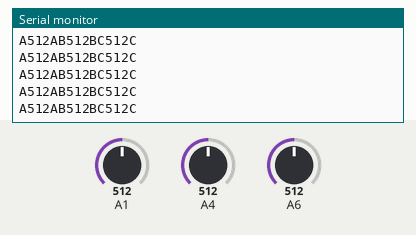
Recording of a sketch running on a simulated Arduino Nano, built with avr-gcc and run on an emulated ATmega328P. On the bench: the last lines printed to the serial monitor. The inputs (shaded band) are chosen by the test bench; at power-on: A4 = 512, A6 = 512, A1 = 512.

Above: at 2.7 s.
2.8 s: A4 set to 107
At 2.86 s:
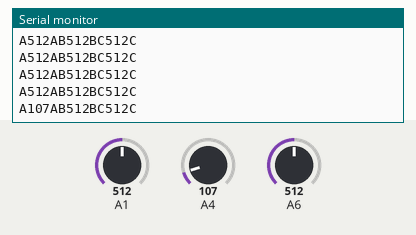
4.3 s: A4 set to 89
At 4.34 s:
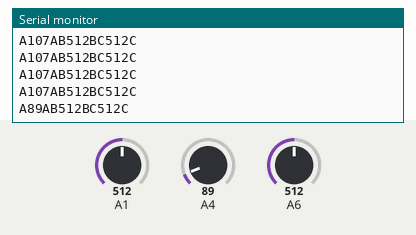
5.8 s: A6 set to 104
At 5.81 s:
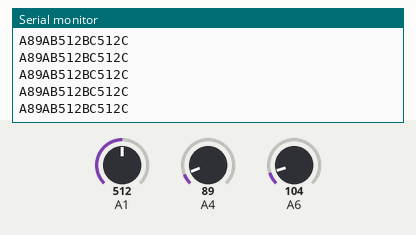
8.8 s: A6 set to 88
At 8.81 s:
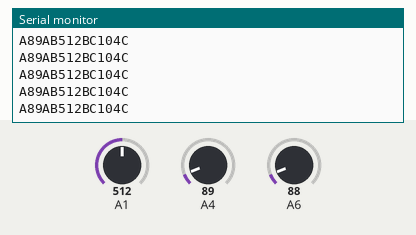
11.8 s: A6 set to 11
At 11.81 s:
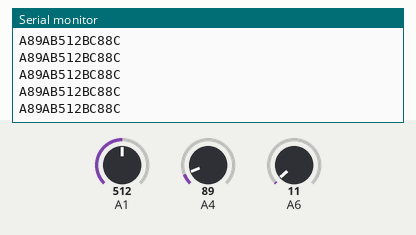
14.8 s: A6 set to 8
At 14.81 s:
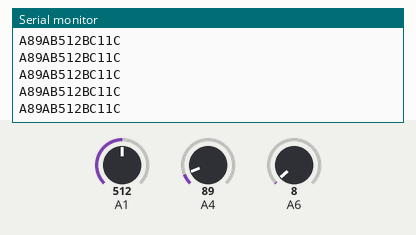
Timing chart, 0 to 17.3 s (numbered marks = the images above; inputs shaded):
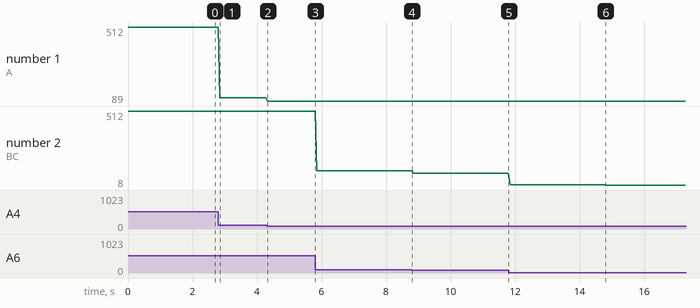

The sketch:

AnalogReadSerial.ino
```cpp
void setup() {
  Serial.begin(9600);
}


void loop() {
  int sensorValueA = analogRead(A4);
  Serial.print("A");
  Serial.print(sensorValueA);
  Serial.print("A");

  int sensorValueB = analogRead(A1);
  Serial.print("B");
  Serial.print(sensorValueB);
  Serial.print("B");

  int sensorValueC = analogRead(A6);
  Serial.print("C");
  Serial.print(sensorValueC);
  Serial.println("C");

  delay(50);
}
```

Measured:
- after the input at 2.8 s, the serial monitor: prints a new line after 0.05 s (image 1)
- after the input at 4.3 s, the serial monitor: prints a new line at once (image 2)
- plotted number 1: 512 → 107 after the input at 2.8 s, 107 → 89 after the input at 4.3 s
- plotted number 2: 512 → 104 after the input at 5.8 s, 104 → 88 after the input at 8.8 s, 88 → 11 after the input at 11.8 s, 11 → 8 after the input at 14.8 s
